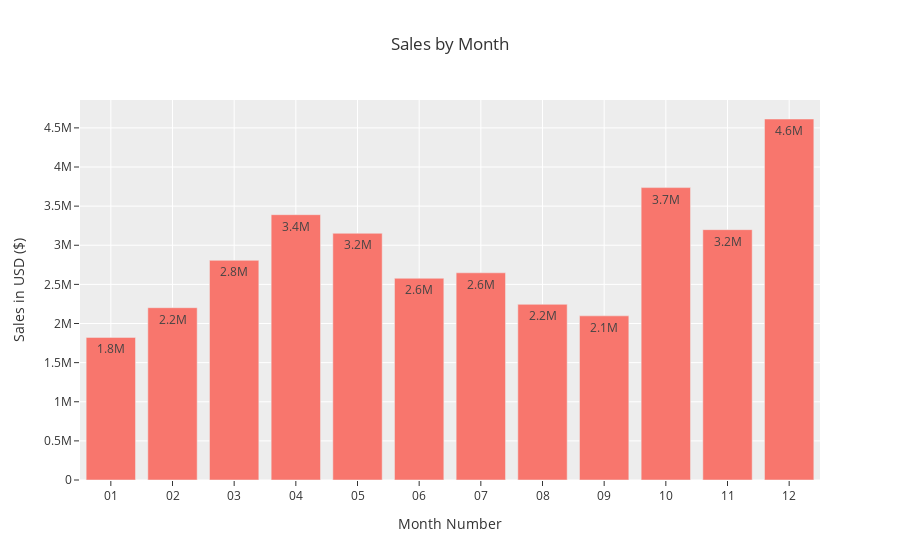

This figure's notebook cell:
### Markdown cell above
# What was the best month for sales?

### Code cell
# groupimg by month
month_grp =df.groupby('month').sum(numeric_only=True).reset_index()


fig =px.bar(month_grp,x='month',y='sales',title='Sales by Month',labels={'sales':'Sales in USD ($)','month':'Month Number'},
           text_auto='.2s',template='ggplot2'
           )

fig.update_layout(
    title={
        'text': "Sales by Month",
        'x': 0.5,
        'xanchor': 'center'
    }
)

fig.show()

### Figure 1 — Plotly figure (JSON) as saved in the notebook; plotly's stock layout.template omitted (floating-point values rounded to 4 significant figures)
{"data": [{"alignmentgroup": "True", "hovertemplate": "Month Number=%{x}<br>Sales in USD ($)=%{y}<extra></extra>", "legendgroup": "", "marker": {"color": "#F8766D", "pattern": {"shape": ""}}, "name": "", "offsetgroup": "", "orientation": "v", "showlegend": false, "textposition": "auto", "texttemplate": "%{y:.2s}", "type": "bar", "x": ["01", "02", "03", "04", "05", "06", "07", "08", "09", "10", "11", "12"], "xaxis": "x", "y": [1822000.0, 2202000.0, 2807000.0, 3391000.0, 3153000.0, 2578000.0, 2648000.0, 2244000.0, 2098000.0, 3737000.0, 3200000.0, 4613000.0], "yaxis": "y"}], "layout": {"barmode": "relative", "legend": {"tracegroupgap": 0}, "title": {"text": "Sales by Month", "x": 0.5, "xanchor": "center"}, "xaxis": {"anchor": "y", "domain": [0, 1], "title": {"text": "Month Number"}}, "yaxis": {"anchor": "x", "domain": [0, 1], "title": {"text": "Sales in USD ($)"}}}}
